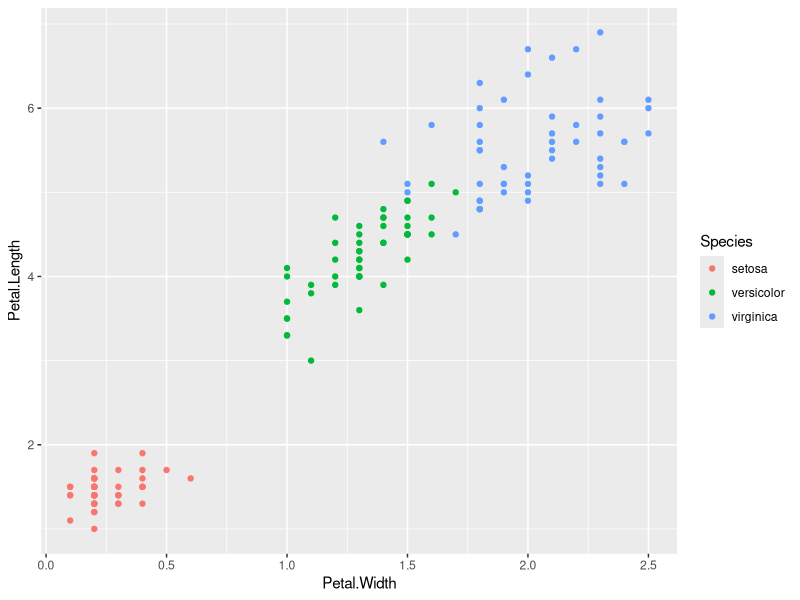
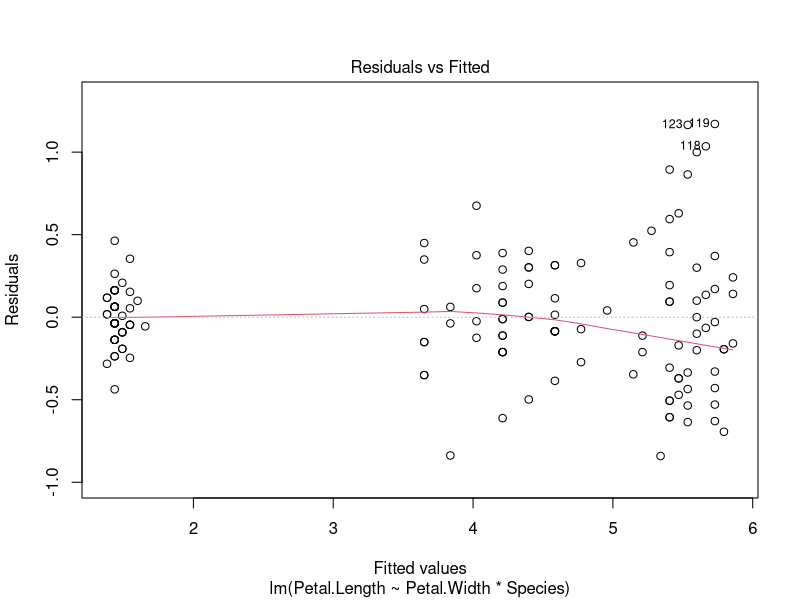
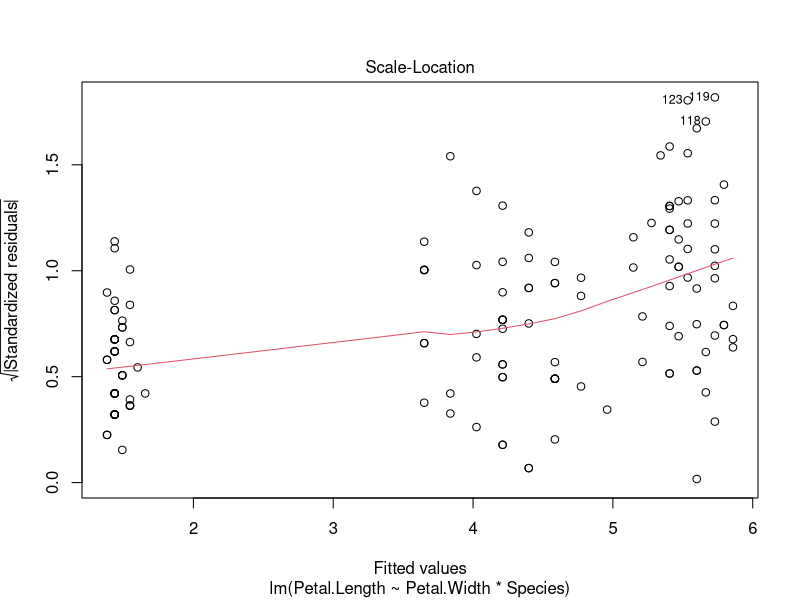
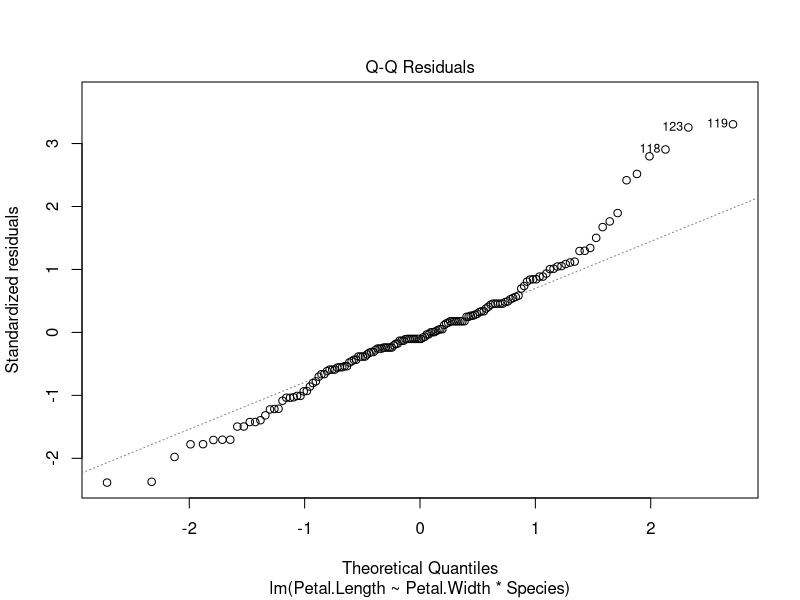
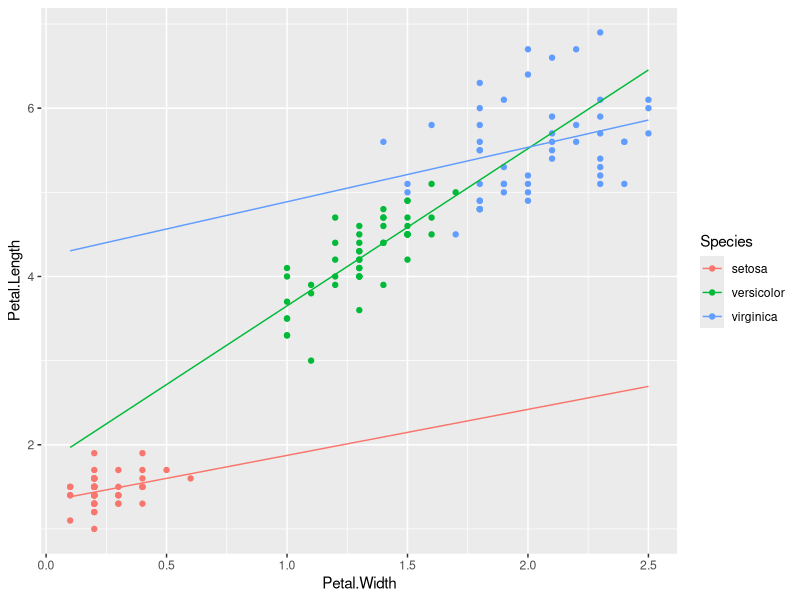
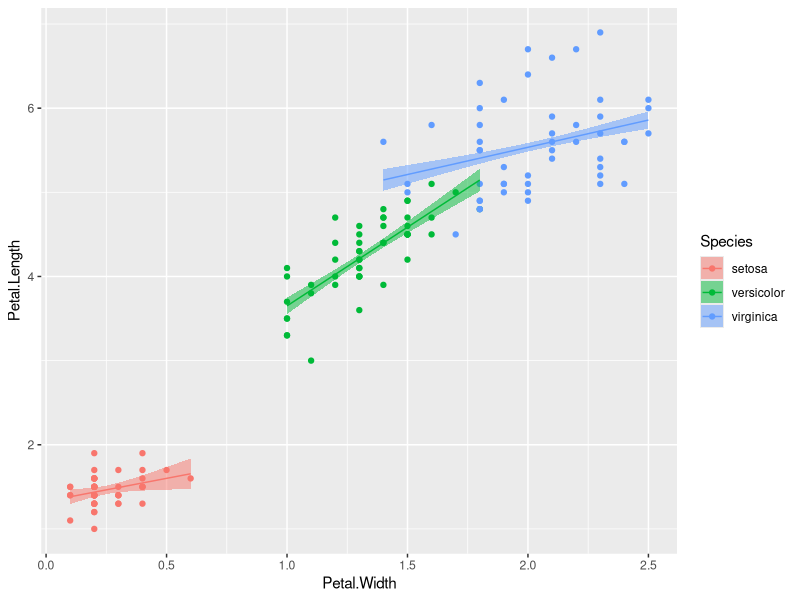

Reproduce these figures in R, in order.
# 一般化線形モデル
# 2024-09-25
# Greg Nishihara

# パッケージの読み込み
# github のリンク https://github.com/gnishihara/data-kaiseki-2024

library(tidyverse) # tidyverse
library(lubridate) # 日時データの処理
library(emmeans)   # 多重比較
library(ggtext)    # ggplot にマークダウンを使う

# install.packages("palmerpenguins")

# 3種のアヤメ(Iris setosa, Iris versicolor, Iris virginica)

df1 = iris |> as_tibble()

df1
# 作図して、データを可視化する
ggplot(df1) + 
  geom_point(aes(x = Petal.Width,
                 y = Petal.Length,
                 color = Species))
# CTRL + ALT + B # 上から現在の行まで実行する

# 作業仮設：花弁の長さと幅の関係は種によってことなる 
# 帰無仮説：花弁の長さと幅の関係（傾き）は等しい

# Petal.Width * Species = Petal.Length + Species + Petal.Length:Species

m0 = lm(Petal.Length ~ 1, data = df1)                     # 帰無モデル
m1 = lm(Petal.Length ~ Petal.Width, data = df1)           # 傾き等しいモデル
m2 = lm(Petal.Length ~ Species, data = df1)               # 傾きなしモデル
m3 = lm(Petal.Length ~ Petal.Width + Species, data = df1) # 相互作用なしモデル
m4 = lm(Petal.Length ~ Petal.Width * Species, data = df1) # フルモデル

AIC(m0, m1, m2, m3, m4) # m4 モデルのAICが最も低いので、とりあえず採択する

# 診断図の確認
plot(m4, which = 1) # 残渣対期待
plot(m4, which = 3) # 標準化残渣対期待
plot(m4, which = 2) # QQplot (正規性の確認)

summary.aov(m4)

# ペア毎の傾きの比較
# 診断図に問題があった（等分散性ではない、正規性ではない）
# ペア毎の比較の評価は厳しい
emtrends(m4, 'pairwise' ~ Species, var = "Petal.Width")

# 期待値ようの tibble を準備する
pdata = df1 |> 
  expand(Species,
         Petal.Width = seq(min(Petal.Width),
                           max(Petal.Width),
                           length = 21))

tmp = predict(m4, newdata = pdata, se.fit = TRUE) |> 
  as_tibble()

pdata = bind_cols(pdata, tmp)

ggplot(df1) + 
  geom_point(aes(x = Petal.Width,
                 y = Petal.Length,
                 color = Species)) +
  geom_line(aes(x = Petal.Width,
                y = fit,
                color = Species),
            data = pdata)


# 期待値ようの tibble を準備する
pdata = df1 |> 
  group_by(Species) |> 
  expand(Petal.Width = seq(min(Petal.Width),
                           max(Petal.Width),
                           length = 21))

tmp = predict(m4, newdata = pdata, se.fit = TRUE) |> 
  as_tibble()

pdata = bind_cols(pdata, tmp)

ggplot(df1) + 
  geom_point(aes(x = Petal.Width,
                 y = Petal.Length,
                 color = Species)) +
  geom_ribbon(aes(x = Petal.Width,
                  ymin = fit - se.fit,
                  ymax = fit + se.fit,
                  fill = Species),
              data = pdata,
              alpha = 0.5) +
  geom_line(aes(x = Petal.Width,
                y = fit,
                color = Species),
            data = pdata) 
